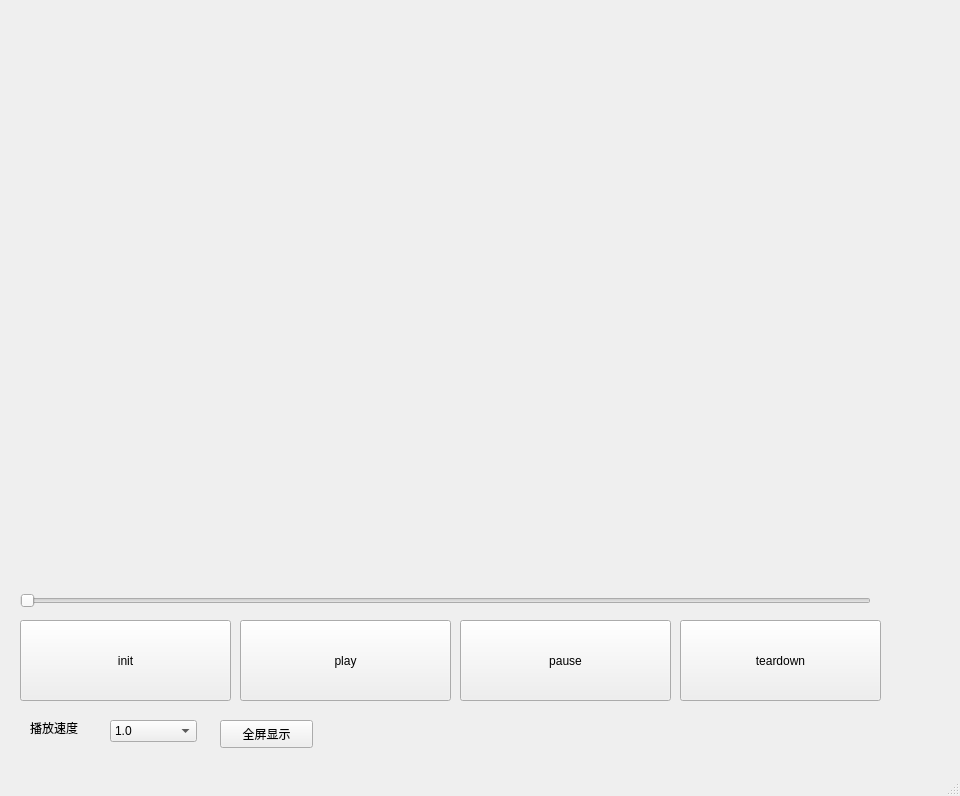
<?xml version="1.0" encoding="UTF-8"?>
<ui version="4.0">
 <class>MainWindow</class>
 <widget class="QMainWindow" name="MainWindow">
  <property name="geometry">
   <rect>
    <x>0</x>
    <y>0</y>
    <width>960</width>
    <height>796</height>
   </rect>
  </property>
  <property name="windowTitle">
   <string>MainWindow</string>
  </property>
  <widget class="QWidget" name="centralwidget">
   <widget class="QPushButton" name="init">
    <property name="geometry">
     <rect>
      <x>20</x>
      <y>620</y>
      <width>211</width>
      <height>81</height>
     </rect>
    </property>
    <property name="text">
     <string>init</string>
    </property>
   </widget>
   <widget class="QPushButton" name="play">
    <property name="geometry">
     <rect>
      <x>240</x>
      <y>620</y>
      <width>211</width>
      <height>81</height>
     </rect>
    </property>
    <property name="text">
     <string>play</string>
    </property>
   </widget>
   <widget class="QPushButton" name="pause">
    <property name="geometry">
     <rect>
      <x>460</x>
      <y>620</y>
      <width>211</width>
      <height>81</height>
     </rect>
    </property>
    <property name="text">
     <string>pause</string>
    </property>
   </widget>
   <widget class="QPushButton" name="teardown">
    <property name="geometry">
     <rect>
      <x>680</x>
      <y>620</y>
      <width>201</width>
      <height>81</height>
     </rect>
    </property>
    <property name="text">
     <string>teardown</string>
    </property>
   </widget>
   <widget class="QLabel" name="label">
    <property name="geometry">
     <rect>
      <x>30</x>
      <y>20</y>
      <width>882</width>
      <height>561</height>
     </rect>
    </property>
    <property name="text">
     <string/>
    </property>
   </widget>
   <widget class="QSlider" name="slider">
    <property name="geometry">
     <rect>
      <x>20</x>
      <y>590</y>
      <width>851</width>
      <height>22</height>
     </rect>
    </property>
    <property name="orientation">
     <enum>Qt::Horizontal</enum>
    </property>
   </widget>
   <widget class="QComboBox" name="speedBox">
    <property name="geometry">
     <rect>
      <x>110</x>
      <y>720</y>
      <width>87</width>
      <height>22</height>
     </rect>
    </property>
    <item>
     <property name="text">
      <string>1.0</string>
     </property>
    </item>
    <item>
     <property name="text">
      <string>1.5</string>
     </property>
    </item>
    <item>
     <property name="text">
      <string>2.0</string>
     </property>
    </item>
    <item>
     <property name="text">
      <string>0.75</string>
     </property>
    </item>
    <item>
     <property name="text">
      <string>0.5</string>
     </property>
    </item>
   </widget>
   <widget class="QLabel" name="label_2">
    <property name="geometry">
     <rect>
      <x>30</x>
      <y>720</y>
      <width>72</width>
      <height>15</height>
     </rect>
    </property>
    <property name="text">
     <string>播放速度</string>
    </property>
   </widget>
   <widget class="QPushButton" name="fullScreen">
    <property name="geometry">
     <rect>
      <x>220</x>
      <y>720</y>
      <width>93</width>
      <height>28</height>
     </rect>
    </property>
    <property name="text">
     <string>全屏显示</string>
    </property>
   </widget>
   <widget class="QLabel" name="loadingLabel">
    <property name="geometry">
     <rect>
      <x>900</x>
      <y>610</y>
      <width>40</width>
      <height>40</height>
     </rect>
    </property>
    <property name="text">
     <string/>
    </property>
   </widget>
  </widget>
  <widget class="QMenuBar" name="menubar">
   <property name="geometry">
    <rect>
     <x>0</x>
     <y>0</y>
     <width>960</width>
     <height>23</height>
    </rect>
   </property>
  </widget>
  <widget class="QStatusBar" name="statusbar"/>
 </widget>
 <resources/>
 <connections/>
</ui>
